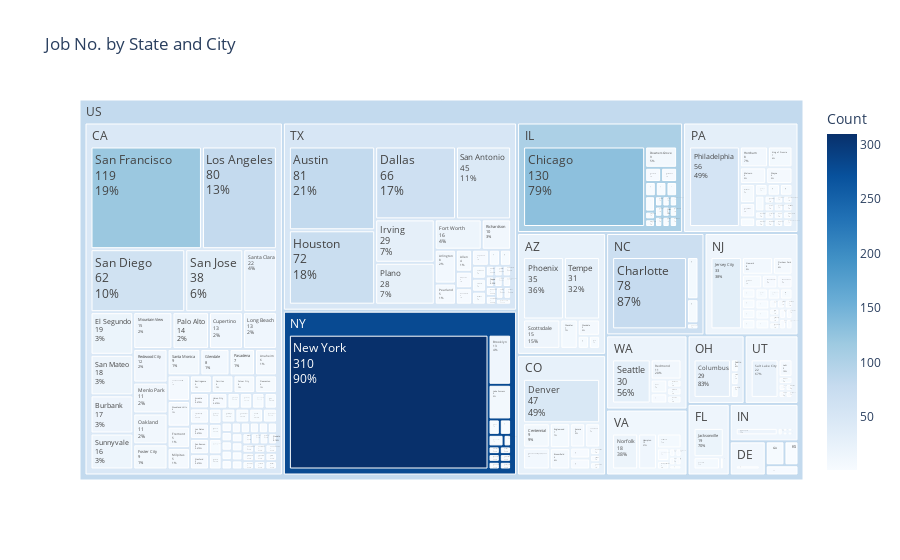

Notebook cell for this chart:
### Markdown cell above
First we will have a look at the job numbers by state:

### Code cell
# Create a count Count dataframe to count the job numbers by each city
State_City_df = job.groupby(['Location_State','Location_City'])['Location_City'].count().to_frame('Count').reset_index()
State_City_df['Country'] = 'US'

# Use the Count dataframe to draw the treemap
fig = px.treemap(State_City_df, path=['Country', 'Location_State', 'Location_City'], values='Count',
                 color= 'Count'
                ,color_continuous_scale='Blues', title = 'Job No. by State and City')
fig.data[0].textinfo = 'label+text+value+percent parent'
fig.show()

### Figure 1 — Plotly figure (JSON) as saved in the notebook; plotly's stock layout.template omitted (floating-point values rounded to 4 significant figures; data arrays with more than 128 entries replaced by an {"elided": "..."} marker saying what was removed)
{"data": [{"branchvalues": "total", "customdata": {"elided": "273x1 float values"}, "domain": {"x": [0, 1], "y": [0, 1]}, "hovertemplate": "labels=%{label}<br>Count_sum=%{value}<br>parent=%{parent}<br>id=%{id}<br>Count=%{color}<extra></extra>", "ids": {"elided": "273 str values"}, "labels": {"elided": "273 str values"}, "marker": {"coloraxis": "coloraxis", "colors": {"elided": "273 float values"}}, "name": "", "parents": {"elided": "273 str values"}, "textinfo": "label+text+value+percent parent", "type": "treemap", "values": {"elided": "273 int values"}}], "layout": {"coloraxis": {"colorbar": {"title": {"text": "Count"}}, "colorscale": [[0, "rgb(247,251,255)"], [0.125, "rgb(222,235,247)"], [0.25, "rgb(198,219,239)"], [0.375, "rgb(158,202,225)"], [0.5, "rgb(107,174,214)"], [0.625, "rgb(66,146,198)"], [0.75, "rgb(33,113,181)"], [0.875, "rgb(8,81,156)"], [1, "rgb(8,48,107)"]]}, "legend": {"tracegroupgap": 0}, "title": {"text": "Job No. by State and City"}}}
